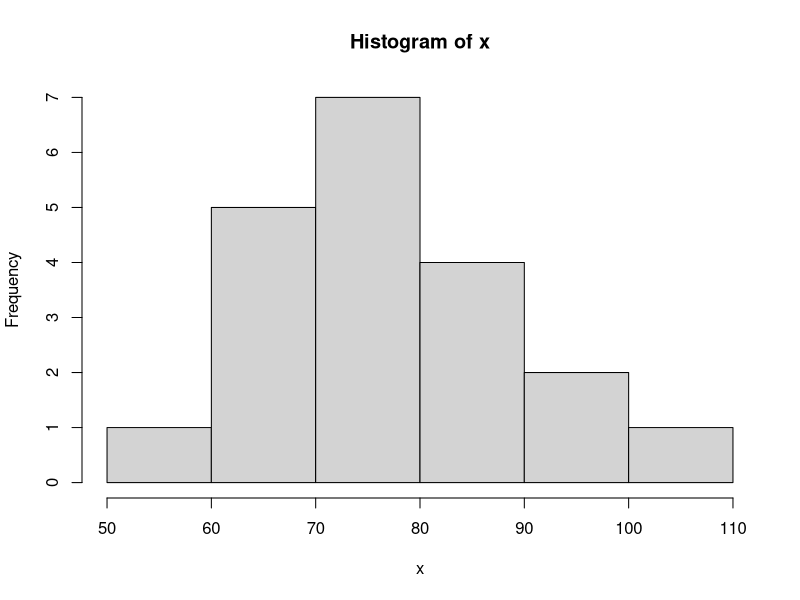
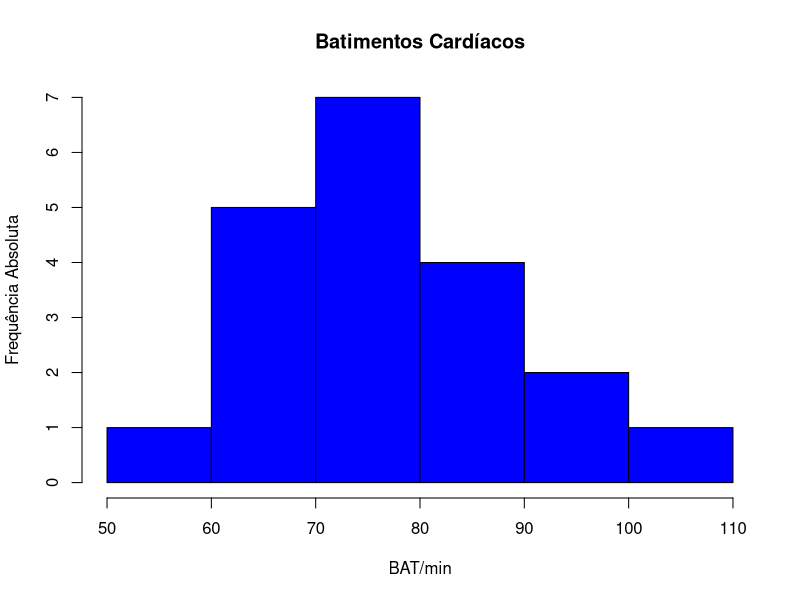

Recreate these plots in R, in order. (Note: this script raises an error after producing the figures.)
## ---- chunk 1
knitr::opts_chunk$set(echo = TRUE)
library(tidyverse)
## ---- chunk 2
x <- c(68,70,72,58,90,110,68,70,72,80
,80,67,90,94,100,80,75,79,84,90)
(110:58)
## ---- chunk 3
hist(x)
hist(x, ylab = "Frequência Absoluta", xlab = "BAT/min", col = "blue", main = "Batimentos Cardíacos")
## ---- chunk 4
mean(frango_dieta$peso)
## ---- chunk 5
sd(frango_dieta$peso)
## ---- chunk 6
N <- 1000
x <- rnbinom(N, 4, .5)
hist(
x,
xlim = c(min(x), max(x)),
probability = T,
nclass = max(x) - min(x) + 1,
col = 'lightblue', xlab = ' ', ylab = ' ', axes = F,
main = 'Positive Skewed'
)
lines(density(x, bw = 1), col = 'red', lwd = 3)

## ---- chunk 7
dados_co2  %>%
    pivot_longer(1:13, 
                 names_to = "ano", 
                 values_to = "dez")

## ---- chunk 8
dados_co2 <- read.csv("dados/brutos/dados_co2.csv")


dados_co2 %>% View()

## ---- chunk 9
dados_co2_tidy <- dados_co2 %>%  
  pivot_longer(
    !ano,
    names_to = "mes",
    values_to = "ppm"
  )
  
## ---- chunk 10
write.csv(dados_co2_tidy, "dados/tidy/dados_co2_tidy.csv")
## ---- chunk 11
co2_tidy <-  read_csv("dados/tidy/dados_co2_tidy.csv")
View(co2_tidy)

co2_tidy %>% glimpse()
## ---- chunk 12
#-------------------------------------------
co2_tidy %>% # conjunto de dados
group_by(ano) %>% # agrupa por ano
summarise(media = round(mean(ppm), 2)) %>% # calcula a média da variavel ppm em cada grupo
ggplot(aes(ano, media, group = 1)) + # cria o gráfico
geom_line(color = "blue", size = 1)
#-------------------------------------------
## ---- chunk 13
 tibble(
  nome = c("Ana", "Ludimilla", "Cristina", "Tereza", "Patrícia", "Mariana", "Ana Paula", "Dirce"),
  altura = c("155", "158", "162", "168", "170", "170", "172", "173"),
  peso = c("50", "61", "65", "68", "69", "65", "82", "79")
)
## ---- chunk 14
plot(tabela_1$"peso", tabela_1$"altura" , col = "blue", xlab = "altura", ylab = "peso", main = "tabela 1")
